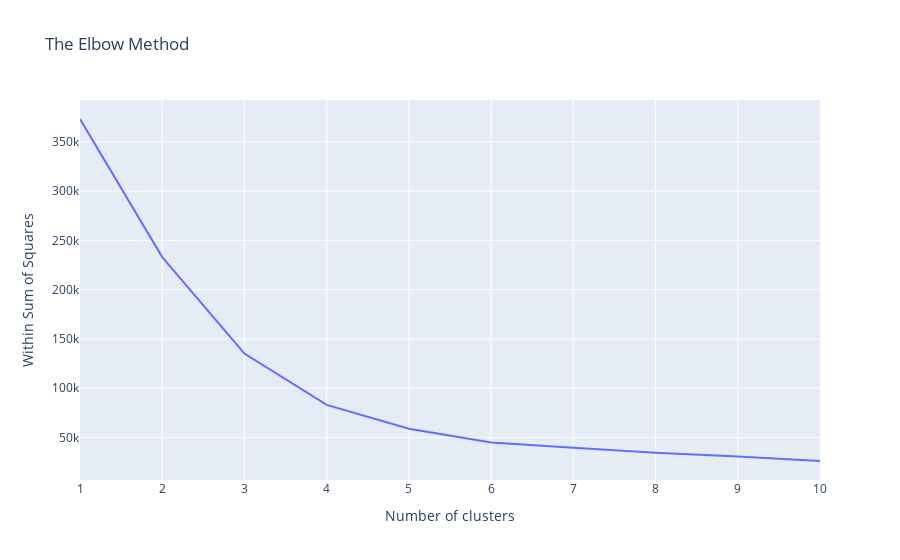

This figure's notebook cell:
### Code cell
# Visual libraries
wss = []
for i in range(1, 11):
    kmeans = KMeans(n_clusters = i, init = 'k-means++', random_state = random_state)
    kmeans.fit(X)
    wss.append(kmeans.inertia_)

fig = go.Figure()
fig.add_trace(go.Scatter(x=list(range(1, 11)), y=wss, name='elbow', mode='lines'))

fig.update_layout(title='The Elbow Method', 
                  xaxis={"title": "Number of clusters"},
                  yaxis={"title": "Within Sum of Squares"})

fig.show()

### Figure 1 — Plotly figure (JSON) as saved in the notebook; plotly's stock layout.template omitted (floating-point values rounded to 4 significant figures)
{"data": [{"mode": "lines", "name": "elbow", "type": "scatter", "x": [1, 2, 3, 4, 5, 6, 7, 8, 9, 10], "y": [373200.0, 233100.0, 135200.0, 83090.0, 58800.0, 44850.0, 39620.0, 34540.0, 30840.0, 26150.0]}], "layout": {"title": {"text": "The Elbow Method"}, "xaxis": {"title": {"text": "Number of clusters"}}, "yaxis": {"title": {"text": "Within Sum of Squares"}}}}
